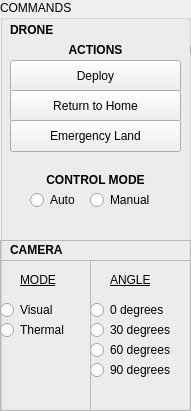
     <widget class="QGroupBox" name="groupBox">
      <property name="geometry">
       <rect>
        <x>520</x>
        <y>400</y>
        <width>191</width>
        <height>411</height>
       </rect>
      </property>
      <property name="sizePolicy">
       <sizepolicy hsizetype="Maximum" vsizetype="Preferred">
        <horstretch>0</horstretch>
        <verstretch>0</verstretch>
       </sizepolicy>
      </property>
      <property name="title">
       <string>COMMANDS</string>
      </property>
      <widget class="QPushButton" name="commands_drone__actions_deploy_btn">
       <property name="geometry">
        <rect>
         <x>10</x>
         <y>60</y>
         <width>171</width>
         <height>32</height>
        </rect>
       </property>
       <property name="sizePolicy">
        <sizepolicy hsizetype="Maximum" vsizetype="Fixed">
         <horstretch>0</horstretch>
         <verstretch>0</verstretch>
        </sizepolicy>
       </property>
       <property name="text">
        <string>Deploy</string>
       </property>
      </widget>
      <widget class="QPushButton" name="commands_drone_actions_rth_btn">
       <property name="geometry">
        <rect>
         <x>10</x>
         <y>90</y>
         <width>171</width>
         <height>32</height>
        </rect>
       </property>
       <property name="sizePolicy">
        <sizepolicy hsizetype="Maximum" vsizetype="Fixed">
         <horstretch>0</horstretch>
         <verstretch>0</verstretch>
        </sizepolicy>
       </property>
       <property name="text">
        <string>Return to Home</string>
       </property>
      </widget>
      <widget class="QPushButton" name="commands_drone_actions_emergency_land_btn">
       <property name="geometry">
        <rect>
         <x>10</x>
         <y>120</y>
         <width>171</width>
         <height>32</height>
        </rect>
       </property>
       <property name="sizePolicy">
        <sizepolicy hsizetype="Maximum" vsizetype="Fixed">
         <horstretch>0</horstretch>
         <verstretch>0</verstretch>
        </sizepolicy>
       </property>
       <property name="text">
        <string>Emergency Land</string>
       </property>
      </widget>
      <widget class="QRadioButton" name="radioButton">
       <property name="enabled">
        <bool>true</bool>
       </property>
       <property name="geometry">
        <rect>
         <x>30</x>
         <y>190</y>
         <width>61</width>
         <height>20</height>
        </rect>
       </property>
       <property name="sizePolicy">
        <sizepolicy hsizetype="Maximum" vsizetype="Fixed">
         <horstretch>0</horstretch>
         <verstretch>0</verstretch>
        </sizepolicy>
       </property>
       <property name="text">
        <string>Auto</string>
       </property>
      </widget>
      <widget class="QRadioButton" name="radioButton_2">
       <property name="geometry">
        <rect>
         <x>90</x>
         <y>190</y>
         <width>71</width>
         <height>20</height>
        </rect>
       </property>
       <property name="sizePolicy">
        <sizepolicy hsizetype="Maximum" vsizetype="Fixed">
         <horstretch>0</horstretch>
         <verstretch>0</verstretch>
        </sizepolicy>
       </property>
       <property name="text">
        <string>Manual</string>
       </property>
      </widget>
      <widget class="QLabel" name="label_3">
       <property name="geometry">
        <rect>
         <x>20</x>
         <y>170</y>
         <width>151</width>
         <height>20</height>
        </rect>
       </property>
       <property name="sizePolicy">
        <sizepolicy hsizetype="Maximum" vsizetype="Preferred">
         <horstretch>0</horstretch>
         <verstretch>0</verstretch>
        </sizepolicy>
       </property>
       <property name="font">
        <font>
         <weight>75</weight>
         <bold>true</bold>
        </font>
       </property>
       <property name="text">
        <string>CONTROL MODE</string>
       </property>
       <property name="alignment">
        <set>Qt::AlignCenter</set>
       </property>
      </widget>
      <widget class="QLabel" name="label_4">
       <property name="geometry">
        <rect>
         <x>20</x>
         <y>40</y>
         <width>151</width>
         <height>20</height>
        </rect>
       </property>
       <property name="sizePolicy">
        <sizepolicy hsizetype="Maximum" vsizetype="Preferred">
         <horstretch>0</horstretch>
         <verstretch>0</verstretch>
        </sizepolicy>
       </property>
       <property name="font">
        <font>
         <weight>75</weight>
         <bold>true</bold>
        </font>
       </property>
       <property name="text">
        <string>ACTIONS</string>
       </property>
       <property name="alignment">
        <set>Qt::AlignCenter</set>
       </property>
      </widget>
      <widget class="QLabel" name="label_5">
       <property name="geometry">
        <rect>
         <x>10</x>
         <y>20</y>
         <width>171</width>
         <height>20</height>
        </rect>
       </property>
       <property name="sizePolicy">
        <sizepolicy hsizetype="Maximum" vsizetype="Preferred">
         <horstretch>0</horstretch>
         <verstretch>0</verstretch>
        </sizepolicy>
       </property>
       <property name="font">
        <font>
         <weight>75</weight>
         <bold>true</bold>
        </font>
       </property>
       <property name="text">
        <string>DRONE</string>
       </property>
       <property name="alignment">
        <set>Qt::AlignLeading|Qt::AlignLeft|Qt::AlignVCenter</set>
       </property>
      </widget>
      <widget class="QLabel" name="label_6">
       <property name="geometry">
        <rect>
         <x>190</x>
         <y>40</y>
         <width>171</width>
         <height>20</height>
        </rect>
       </property>
       <property name="sizePolicy">
        <sizepolicy hsizetype="Maximum" vsizetype="Preferred">
         <horstretch>0</horstretch>
         <verstretch>0</verstretch>
        </sizepolicy>
       </property>
       <property name="font">
        <font>
         <weight>75</weight>
         <bold>true</bold>
        </font>
       </property>
       <property name="text">
        <string>DRONE</string>
       </property>
       <property name="alignment">
        <set>Qt::AlignLeading|Qt::AlignLeft|Qt::AlignVCenter</set>
       </property>
      </widget>
      <widget class="QFrame" name="frame">
       <property name="geometry">
        <rect>
         <x>0</x>
         <y>240</y>
         <width>191</width>
         <height>171</height>
        </rect>
       </property>
       <property name="sizePolicy">
        <sizepolicy hsizetype="Maximum" vsizetype="Preferred">
         <horstretch>0</horstretch>
         <verstretch>0</verstretch>
        </sizepolicy>
       </property>
       <property name="frameShape">
        <enum>QFrame::StyledPanel</enum>
       </property>
       <property name="frameShadow">
        <enum>QFrame::Raised</enum>
       </property>
       <widget class="QLabel" name="label_7">
        <property name="geometry">
         <rect>
          <x>10</x>
          <y>0</y>
          <width>171</width>
          <height>20</height>
         </rect>
        </property>
        <property name="sizePolicy">
         <sizepolicy hsizetype="Maximum" vsizetype="Preferred">
          <horstretch>0</horstretch>
          <verstretch>0</verstretch>
         </sizepolicy>
        </property>
        <property name="font">
         <font>
          <weight>75</weight>
          <bold>true</bold>
         </font>
        </property>
        <property name="text">
         <string>CAMERA</string>
        </property>
        <property name="alignment">
         <set>Qt::AlignLeading|Qt::AlignLeft|Qt::AlignVCenter</set>
        </property>
       </widget>
       <widget class="QFrame" name="frame_3">
        <property name="geometry">
         <rect>
          <x>90</x>
          <y>20</y>
          <width>101</width>
          <height>171</height>
         </rect>
        </property>
        <property name="sizePolicy">
         <sizepolicy hsizetype="Maximum" vsizetype="Preferred">
          <horstretch>0</horstretch>
          <verstretch>0</verstretch>
         </sizepolicy>
        </property>
        <property name="frameShape">
         <enum>QFrame::StyledPanel</enum>
        </property>
        <property name="frameShadow">
         <enum>QFrame::Raised</enum>
        </property>
        <widget class="QRadioButton" name="radioButton_8">
         <property name="geometry">
          <rect>
           <x>0</x>
           <y>100</y>
           <width>101</width>
           <height>20</height>
          </rect>
         </property>
         <property name="sizePolicy">
          <sizepolicy hsizetype="Maximum" vsizetype="Fixed">
           <horstretch>0</horstretch>
           <verstretch>0</verstretch>
          </sizepolicy>
         </property>
         <property name="text">
          <string>90 degrees</string>
         </property>
        </widget>
        <widget class="QRadioButton" name="radioButton_9">
         <property name="geometry">
          <rect>
           <x>0</x>
           <y>80</y>
           <width>101</width>
           <height>20</height>
          </rect>
         </property>
         <property name="sizePolicy">
          <sizepolicy hsizetype="Maximum" vsizetype="Fixed">
           <horstretch>0</horstretch>
           <verstretch>0</verstretch>
          </sizepolicy>
         </property>
         <property name="text">
          <string>60 degrees</string>
         </property>
        </widget>
        <widget class="QRadioButton" name="radioButton_10">
         <property name="geometry">
          <rect>
           <x>0</x>
           <y>60</y>
           <width>101</width>
           <height>20</height>
          </rect>
         </property>
         <property name="sizePolicy">
          <sizepolicy hsizetype="Maximum" vsizetype="Fixed">
           <horstretch>0</horstretch>
           <verstretch>0</verstretch>
          </sizepolicy>
         </property>
         <property name="text">
          <string>30 degrees</string>
         </property>
        </widget>
        <widget class="QRadioButton" name="radioButton_11">
         <property name="geometry">
          <rect>
           <x>0</x>
           <y>40</y>
           <width>101</width>
           <height>20</height>
          </rect>
         </property>
         <property name="sizePolicy">
          <sizepolicy hsizetype="Maximum" vsizetype="Fixed">
           <horstretch>0</horstretch>
           <verstretch>0</verstretch>
          </sizepolicy>
         </property>
         <property name="text">
          <string>0 degrees</string>
         </property>
        </widget>
        <widget class="QLabel" name="label_13">
         <property name="geometry">
          <rect>
           <x>20</x>
           <y>10</y>
           <width>61</width>
           <height>20</height>
          </rect>
         </property>
         <property name="sizePolicy">
          <sizepolicy hsizetype="Maximum" vsizetype="Preferred">
           <horstretch>0</horstretch>
           <verstretch>0</verstretch>
          </sizepolicy>
         </property>
         <property name="font">
          <font>
           <weight>50</weight>
           <bold>false</bold>
           <underline>true</underline>
          </font>
         </property>
         <property name="text">
          <string>ANGLE</string>
         </property>
         <property name="alignment">
          <set>Qt::AlignLeading|Qt::AlignLeft|Qt::AlignVCenter</set>
         </property>
        </widget>
       </widget>
       <widget class="QFrame" name="frame_4">
        <property name="geometry">
         <rect>
          <x>0</x>
          <y>20</y>
          <width>91</width>
          <height>171</height>
         </rect>
        </property>
        <property name="sizePolicy">
         <sizepolicy hsizetype="Maximum" vsizetype="Preferred">
          <horstretch>0</horstretch>
          <verstretch>0</verstretch>
         </sizepolicy>
        </property>
        <property name="frameShape">
         <enum>QFrame::StyledPanel</enum>
        </property>
        <property name="frameShadow">
         <enum>QFrame::Raised</enum>
        </property>
        <widget class="QRadioButton" name="radioButton_14">
         <property name="geometry">
          <rect>
           <x>0</x>
           <y>60</y>
           <width>101</width>
           <height>20</height>
          </rect>
         </property>
         <property name="sizePolicy">
          <sizepolicy hsizetype="Maximum" vsizetype="Fixed">
           <horstretch>0</horstretch>
           <verstretch>0</verstretch>
          </sizepolicy>
         </property>
         <property name="text">
          <string>Thermal</string>
         </property>
        </widget>
        <widget class="QRadioButton" name="radioButton_15">
         <property name="geometry">
          <rect>
           <x>0</x>
           <y>40</y>
           <width>101</width>
           <height>20</height>
          </rect>
         </property>
         <property name="sizePolicy">
          <sizepolicy hsizetype="Maximum" vsizetype="Fixed">
           <horstretch>0</horstretch>
           <verstretch>0</verstretch>
          </sizepolicy>
         </property>
         <property name="text">
          <string>Visual</string>
         </property>
        </widget>
        <widget class="QLabel" name="label_14">
         <property name="geometry">
          <rect>
           <x>20</x>
           <y>10</y>
           <width>61</width>
           <height>20</height>
          </rect>
         </property>
         <property name="sizePolicy">
          <sizepolicy hsizetype="Maximum" vsizetype="Preferred">
           <horstretch>0</horstretch>
           <verstretch>0</verstretch>
          </sizepolicy>
         </property>
         <property name="font">
          <font>
           <weight>50</weight>
           <bold>false</bold>
           <underline>true</underline>
          </font>
         </property>
         <property name="text">
          <string>MODE</string>
         </property>
         <property name="alignment">
          <set>Qt::AlignLeading|Qt::AlignLeft|Qt::AlignVCenter</set>
         </property>
        </widget>
       </widget>
      </widget>
     </widget>
